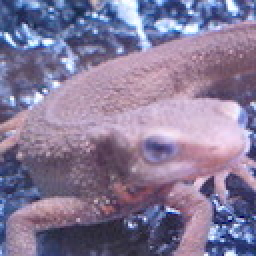
#> input picture Q_31_40/imori.jpg, 128 x 128 px (shown 2 times larger)
$ python 35.py   (older library calls are emulated)
#> lines starting #> are read from the running program, lines starting #| are printed output that depends on the picture
### Q_31_40/filtering.py
import numpy as np

def rgb2grayscale(r, g, b):
    gray_img = 0.2126*r + 0.7152*g + 0.0772*b
    return gray_img.reshape(gray_img.shape[0], gray_img.shape[1], 1)


# [31 lines left out: function filtering, not called in this run]

### Q_31_40/save.py
import cv2

def result(img, name):
    cv2.imwrite(name+".jpg", img)
    cv2.imshow(name, img)
    cv2.waitKey(0)
    cv2.destroyAllWindows()

### Q_31_40/35.py

# coding: utf-8

# In[1]:


import cv2
import numpy as np
from save import result
from filtering import rgb2grayscale

img = cv2.imread("imori.jpg").astype(np.float)
H, W, C = img.shape
#> H = 128; W = 128; C = 3

b = img[:, :, 0].copy()
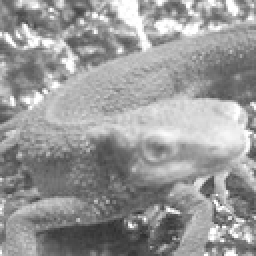
#> b: shape (128, 128) float64 (shown 2 times larger); min 46, max 255, mean 152.8
g = img[:, :, 1].copy()
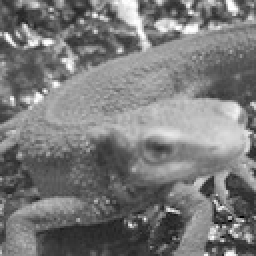
#> g: shape (128, 128) float64 (shown 2 times larger); min 0, max 255, mean 121.8
r= img[:, :, 2].copy()
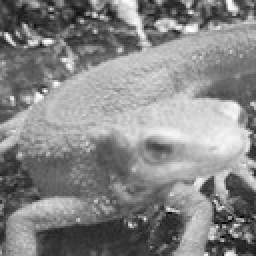
#> r: shape (128, 128) float64 (shown 2 times larger); min 0, max 255, mean 134.1

gray_img = rgb2grayscale(r, g, b).reshape(128, -1)


# In[2]:


# DFT
K = W
#> K = 128
L = H
#> L = 128

G = np.zeros((H, W), dtype=np.complex)
x, y = np.meshgrid(np.arange(W), np.arange(H))

for l in range(L):
    for k in range(K):
        G[l, k] = np.sum( gray_img * np.exp(-2j * np.pi * (k * x / W + l * y / H))) / np.sqrt(H * W)


# In[3]:


trans_G = np.zeros_like(G, dtype=np.complex)
trans_G[:H//2, :W//2] = G[H//2:, W//2:]
trans_G[:H//2, W//2:] = G[H//2:, :W//2]
trans_G[H//2:, :W//2] = G[:H//2, W//2:]
trans_G[H//2:, W//2:] = G[:H//2, :W//2]

# band-pass filter
p1 = 0.1
p2 = 0.5
centerized_x = x - W // 2
centerized_y = y - H // 2
r = np.sqrt(centerized_x ** 2 + centerized_y ** 2)
mask = np.ones((H, W), dtype=np.float32)
# 中心からの四隅までの距離rに対してp1*r ~ p2*rのものだけを通す(１になる)マスク
mask[r < np.sqrt((W//2)**2 + (H//2)**2) * p1] = 0
mask[r > np.sqrt((W//2)**2 + (H//2)**2) * p2] = 0


# In[6]:


# IDFT with band-pass filter
out = np.zeros((H, W), dtype=np.float32)
x, y = np.meshgrid(np.arange(W), np.arange(H))

# filtering
trans_G *= mask
G[H//2:, W//2:] = trans_G[:H//2, :W//2]
G[H//2:, :W//2] = trans_G[:H//2, W//2:]
G[:H//2, W//2:] = trans_G[H//2:, :W//2]
G[:H//2, :W//2] = trans_G[H//2:, W//2:]

for h in range(H):
    for w in range(W):
        out[h, w] = np.abs(np.sum( G * np.exp( 2j * np.pi * (w * x / W + h * y / H)))) / np.sqrt(H * W)
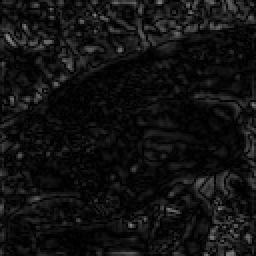
#> out: shape (128, 128) float32 (shown 2 times larger); min 0.000406, max 140.2, mean 17.8

out[out > 255] = 255
out = out.astype(np.uint8)


# In[7]:


result(out, "35")
